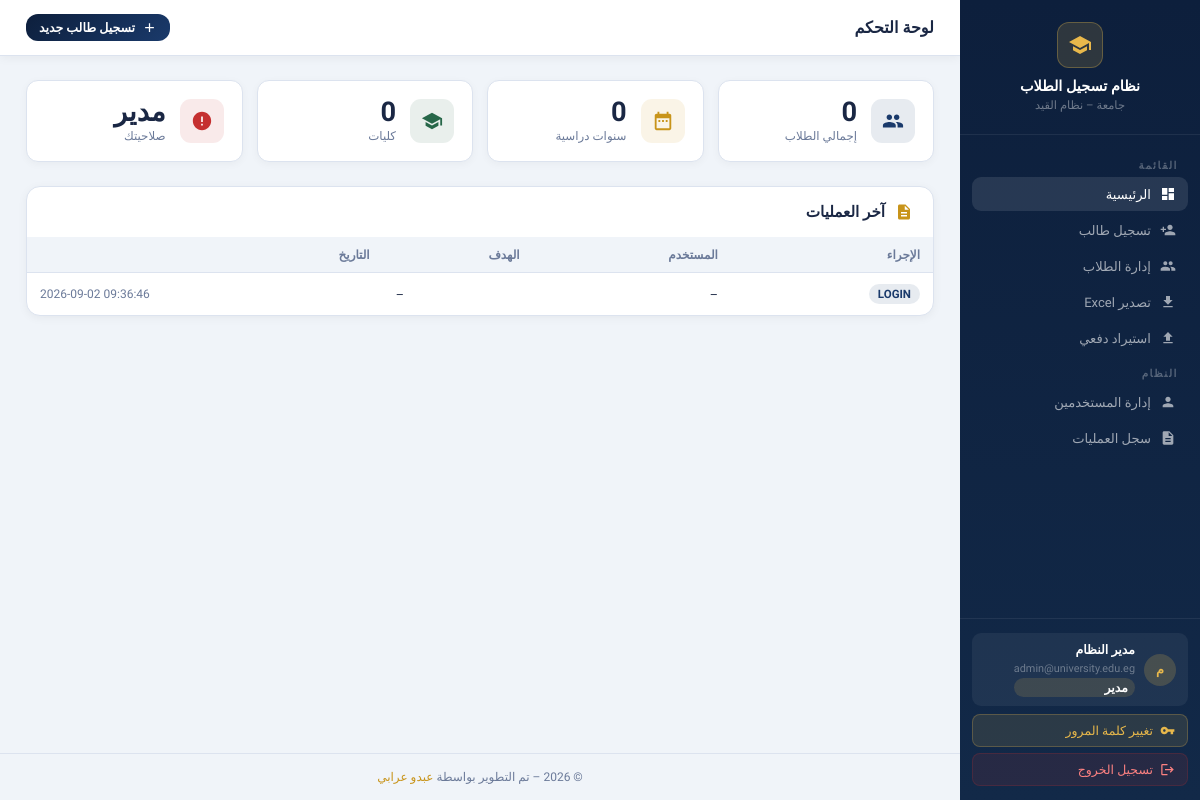
The app's page / (signed in) with its own data.
### tables this page shows
CREATE TABLE audit_log (
    id         INTEGER PRIMARY KEY AUTOINCREMENT,
    user_id    INTEGER REFERENCES users(id),
    action     TEXT    NOT NULL,
    target     TEXT,
    detail     TEXT,
    ip         TEXT,
    created_at DATETIME DEFAULT CURRENT_TIMESTAMP
);

### app.py (the view, shortened to what this page needs)
@app.route("/")
@login_required
def dashboard():
    db  = get_db(); cur = db.cursor()
    cur.execute("SELECT COUNT(*) AS c FROM students")
    total = int((_row_to_dict(cur.fetchone()) or {}).get("c", 0) or 0)
    cur.execute("SELECT COUNT(DISTINCT year) AS c FROM students")
    years = int((_row_to_dict(cur.fetchone()) or {}).get("c", 0) or 0)
    cur.execute("SELECT COUNT(DISTINCT college) AS c FROM students")
    colleges_n = int((_row_to_dict(cur.fetchone()) or {}).get("c", 0) or 0)
    cur.execute("""SELECT a.action, a.target, a.created_at, u.full_name
                   FROM audit_log a LEFT JOIN users u ON a.user_id=u.id
                   ORDER BY a.created_at DESC LIMIT 10""")
    audit = [_row_to_dict(r) for r in cur.fetchall()]
    db.close()
    return render_template("dashboard.html",
        total=total, years=years, colleges_n=colleges_n,
        audit=audit, role=session.get("role"),
        user_name=session.get("user_name"), colleges=COLLEGES,
        all_years=YEAR_RANGE)

### app.py (called while the page is built)
@app.after_request
def add_security_headers(response):
    response.headers["X-Frame-Options"] = "SAMEORIGIN"  # Clickjacking mitigation (V-008)
    response.headers["X-Content-Type-Options"] = "nosniff"  # MIME sniffing prevention (V-024)
    response.headers["Content-Security-Policy"] = (
        "default-src 'self'; "
        "script-src 'self' 'unsafe-inline' https://fonts.googleapis.com; "
        "style-src 'self' 'unsafe-inline' https://fonts.googleapis.com; "
        "img-src 'self' data: https://res.cloudinary.com; "
        "font-src 'self' https://fonts.gstatic.com; "
        "frame-ancestors 'none';"
    )
    response.headers["Strict-Transport-Security"] = "max-age=31536000; includeSubDomains"
    return response

def _row_to_dict(row) -> dict:
    if row is None: return {}
    if is_use_pg(): return dict(row)
    return dict(zip(row.keys(), row))

def login_required(f):
    @wraps(f)
    def inner(*a, **kw):
        if not session.get("user_id"):
            return redirect(url_for("auth_login"))
        return f(*a, **kw)
    return inner

### database.py (called while the page is built)
def is_use_pg() -> bool:
    global USE_PG
    return bool(USE_PG and HAS_PG)

def _connect_sqlite():
    os.makedirs(os.path.dirname(SQLITE_PATH), exist_ok=True)
    conn = sqlite3.connect(SQLITE_PATH, timeout=10.0)
    conn.row_factory = sqlite3.Row
    conn.execute("PRAGMA journal_mode=WAL")
    conn.execute("PRAGMA foreign_keys=ON")
    return conn

### templates/dashboard.html (shortened to what this page needs)
{% extends "base.html" %}
{% block content %}
<div class="topbar">
  <h1>لوحة التحكم</h1>
  <a href="{{ url_for('register_form') }}" class="btn btn-primary btn-sm">
    <svg style="width:15px;height:15px;fill:currentColor" viewBox="0 0 24 24"><path d="M19 13h-6v6h-2v-6H5v-2h6V5h2v6h6v2z"/></svg>
    تسجيل طالب جديد
  </a>
</div>
<div class="content">
  <div class="stat-grid">
    <div class="stat-card">
      <div class="stat-icon blue"></div>
      <div><div class="stat-val">{{ total }}</div><div class="stat-lbl">إجمالي الطلاب</div></div>
    </div>
    <div class="stat-card">
      <div class="stat-icon gold"><svg viewBox="0 0 24 24"><path d="M9 11H7v2h2v-2zm4 0h-2v2h2v-2zm4 0h-2v2h2v-2zm2-7h-1V2h-2v2H8V2H6v2H5c-1.11 0-2 .9-2 2v14c0 1.1.89 2 2 2h14c1.1 0 2-.9 2-2V6c0-1.1-.9-2-2-2zm0 16H5V9h14v11z"/></svg></div>
      <div><div class="stat-val">{{ years }}</div><div class="stat-lbl">سنوات دراسية</div></div>
    </div>
    <div class="stat-card">
      <div class="stat-icon green"><svg viewBox="0 0 24 24"><path d="M12 3L1 9l11 6 9-4.91V17h2V9L12 3zM5 13.18v4L12 21l7-3.82v-4L12 17l-7-3.82z"/></svg></div>
      <div><div class="stat-val">{{ colleges_n }}</div><div class="stat-lbl">كليات</div></div>
    </div>
    <div class="stat-card">
      <div class="stat-icon red"><svg viewBox="0 0 24 24"><path d="M12 2C6.48 2 2 6.48 2 12s4.48 10 10 10 10-4.48 10-10S17.52 2 12 2zm1 15h-2v-2h2v2zm0-4h-2V7h2v6z"/></svg></div>
      <div><div class="stat-val" id="stat-role">{{ {'superadmin':'مدير','admin':'مسؤول','staff':'موظف'}.get(role,'') }}</div><div class="stat-lbl">صلاحيتك</div></div>
    </div>
  </div>
  {% if role == 'superadmin' %}
  <div class="card">
    <div class="card-header">
      <svg style="width:18px;height:18px;fill:#c8941a" viewBox="0 0 24 24"><path d="M14 2H6c-1.1 0-2 .9-2 2v16c0 1.1.9 2 2 2h12c1.1 0 2-.9 2-2V8l-6-6zm2 16H8v-2h8v2zm0-4H8v-2h8v2zm-3-5V3.5L18.5 9H13z"/></svg>
      <h2>آخر العمليات</h2>
    </div>
    <div class="tbl-wrap">
      <table>
        <thead><tr><th>الإجراء</th><th>المستخدم</th><th>الهدف</th><th>التاريخ</th></tr></thead>
        <tbody>
        {% for a in audit %}
        <tr>
          <td><span class="badge badge-blue">{{ a.action }}</span></td>
          <td style="font-size:.78rem">{{ a.full_name or '–' }}</td>
          <td style="font-size:.78rem;direction:ltr">{{ a.target or '–' }}</td>
          <td style="font-size:.75rem;color:var(--muted);direction:ltr">{{ a.created_at }}</td>
        </tr>
        {% endfor %}
        </tbody>
      </table>
    </div>
  </div>
  {% endif %}
</div>
{% endblock %}

### templates/base.html (shortened to what this page needs)
<!DOCTYPE html>
<html lang="ar" dir="rtl">
<head>
</head>
<body>
{% if session.get('user_id') %}
<aside class="sidebar">
  <div class="sb-brand">
    <div class="logo"><svg viewBox="0 0 24 24"><path d="M12 3L1 9l11 6 9-4.91V17h2V9L12 3zM5 13.18v4L12 21l7-3.82v-4L12 17l-7-3.82z"/></svg></div>
    <h2>نظام تسجيل الطلاب</h2>
    <p>جامعة – نظام القيد</p>
  </div>
  <nav class="sb-nav">
    <div class="sb-section">القائمة</div>
    <a href="{{ url_for('dashboard') }}" class="sb-link {% if request.endpoint=='dashboard' %}active{% endif %}">
      <svg viewBox="0 0 24 24"><path d="M3 13h8V3H3v10zm0 8h8v-6H3v6zm10 0h8V11h-8v10zm0-18v6h8V3h-8z"/></svg> الرئيسية
    </a>
    <a href="{{ url_for('register_form') }}" class="sb-link {% if request.endpoint=='register_form' %}active{% endif %}">
      <svg viewBox="0 0 24 24"><path d="M15 12c2.21 0 4-1.79 4-4s-1.79-4-4-4-4 1.79-4 4 1.79 4 4 4zm-9-2V7H4v3H1v2h3v3h2v-3h3v-2H6zm9 4c-2.67 0-8 1.34-8 4v2h16v-2c0-2.66-5.33-4-8-4z"/></svg> تسجيل طالب
    </a>
    <a href="{{ url_for('admin_panel') }}" class="sb-link {% if request.endpoint=='admin_panel' %}active{% endif %}">
      إدارة الطلاب
    </a>
    {% if session.get('role') in ['superadmin','admin'] %}
    <a href="{{ url_for('admin_export') }}" class="sb-link">
      <svg viewBox="0 0 24 24"><path d="M19 9h-4V3H9v6H5l7 7 7-7zM5 18v2h14v-2H5z"/></svg> تصدير Excel
    </a>
    <a href="{{ url_for('bulk_import') }}" class="sb-link {% if request.endpoint=='bulk_import' %}active{% endif %}">
      <svg viewBox="0 0 24 24"><path d="M9 16h6v-6h4l-7-7-7 7h4zm-4 2h14v2H5z"/></svg> استيراد دفعي
    </a>
    {% endif %}
    {% if session.get('role') == 'superadmin' %}
    <div class="sb-section">النظام</div>
    <a href="{{ url_for('admin_panel') }}#users" class="sb-link">
      <svg viewBox="0 0 24 24"><path d="M12 12c2.21 0 4-1.79 4-4s-1.79-4-4-4-4 1.79-4 4 1.79 4 4 4zm0 2c-2.67 0-8 1.34-8 4v2h16v-2c0-2.66-5.33-4-8-4z"/></svg> إدارة المستخدمين
    </a>
    <a href="{{ url_for('admin_panel') }}#audit" class="sb-link">
      <svg viewBox="0 0 24 24"><path d="M14 2H6c-1.1 0-2 .9-2 2v16c0 1.1.9 2 2 2h12c1.1 0 2-.9 2-2V8l-6-6zm2 16H8v-2h8v2zm0-4H8v-2h8v2zm-3-5V3.5L18.5 9H13z"/></svg> سجل العمليات
    </a>
    {% endif %}
  </nav>
  <div class="sb-footer">
    <div class="sb-user">
      <div class="sb-avatar">{{ session.get('user_name','?')[0] }}</div>
      <div class="sb-user-info">
        <span>{{ session.get('user_name','') }}</span>
        <small>{{ session.get('email','') }}</small>
        <span class="sb-role-badge">{{ {'superadmin':'مدير','admin':'مسؤول','staff':'موظف','student':'طالب'}.get(session.get('role',''),'') }}</span>
      </div>
    </div>
    <button onclick="openChangePwModal()" class="btn-logout" style="background:rgba(232,184,75,.12);color:var(--gold2);border-color:rgba(232,184,75,.25);margin-bottom:6px">
      <svg viewBox="0 0 24 24"><path d="M12.65 10C11.83 7.67 9.61 6 7 6c-3.31 0-6 2.69-6 6s2.69 6 6 6c2.61 0 4.83-1.67 5.65-4H17v4h4v-4h2v-4H12.65zM7 14c-1.1 0-2-.9-2-2s.9-2 2-2 2 .9 2 2-.9 2-2 2z"/></svg> تغيير كلمة المرور
    </button>
    <a href="{{ url_for('auth_logout') }}" class="btn-logout">
      <svg viewBox="0 0 24 24"><path d="M17 7l-1.41 1.41L18.17 11H8v2h10.17l-2.58 2.58L17 17l5-5zM4 5h8V3H4c-1.1 0-2 .9-2 2v14c0 1.1.9 2 2 2h8v-2H4V5z"/></svg> تسجيل الخروج
    </a>
  </div>
</aside>
{% endif %}
<div class="main">
  {% block content %}{% endblock %}
  <footer>© 2026 – تم التطوير بواسطة <a href="https://www.linkedin.com/in/abdelrahman-oraby-92588a2a5" target="_blank">عبدو عرابي</a></footer>
</div>
</body>
</html>

### records on screen
audit_log: action "LOGIN", full_name "–", target "–", created_at "2026-09-02 09:36:46"

### other values on screen
{{ session.get('user_name','?')[0] }} "م"
{{ session.get('user_name','') }} "مدير النظام"
{{ session.get('email','') }} "admin@university.edu.eg"
{{ total }} "0"
{{ years }} "0"
{{ colleges_n }} "0"
{{ {'superadmin':'مدير','admin':'مسؤول','staff':'موظف'}.get(role,'') }} "مدير"
